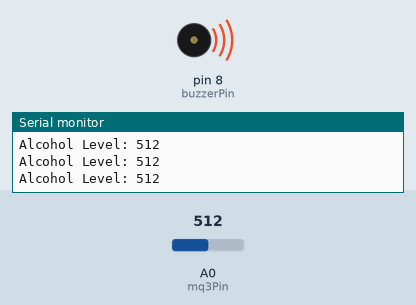
Simulated run of this sketch. Board: Arduino Uno, built with avr-gcc and run on an emulated ATmega328P. Parts: buzzer (waves = sounding, pin HIGH), the last lines printed to the serial monitor. The inputs (shaded band) are chosen by the test bench; at power-on: A0 (mq3Pin) = 512.

Above: at 1.2 s.
1.3 s: A0 (mq3Pin) set to 414
2.8 s: A0 (mq3Pin) set to 388
At 4.2 s:
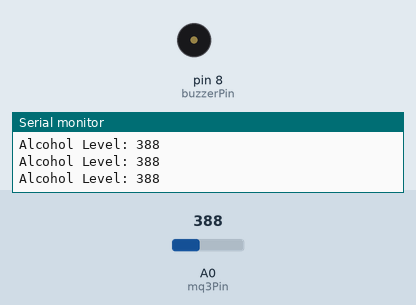
4.5 s: A0 (mq3Pin) set to 410
At 5.5 s:
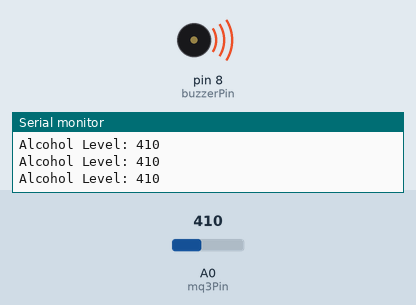
6.0 s: A0 (mq3Pin) set to 390
At 6.7 s:
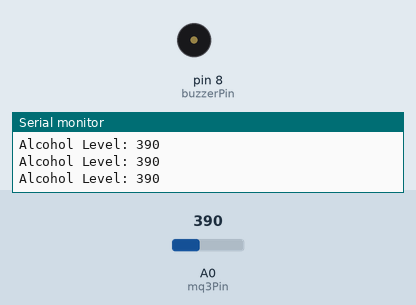
Timing chart, 0 to 8.5 s (numbered marks = the images above; inputs shaded):
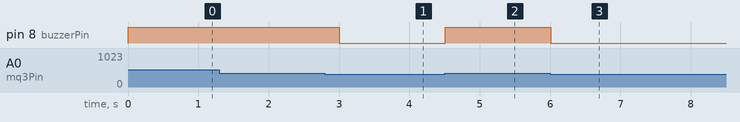

Measured:
- the behaviour switches between 401 and 400 on A0 (mq3Pin) (found by bisection; images 0 and 1)
- after the input at 2.8 s, pin 8 (buzzerPin): HIGH → LOW after 0.20 s
- after the input at 4.5 s, pin 8 (buzzerPin): LOW → HIGH at once
- after the input at 6.0 s, pin 8 (buzzerPin): HIGH → LOW at once

The sketch:

alcohol_detector.ino
```cpp
// Arduino MQ-3 Alcohol Detector Alarm
const int mq3Pin = A0;
const int buzzerPin = 8;
const int threshold = 400;

void setup() {
  pinMode(buzzerPin, OUTPUT);
  Serial.begin(9600);
}

void loop() {
  int sensorVal = analogRead(mq3Pin);
  Serial.print("Alcohol Level: "); Serial.println(sensorVal);
  if (sensorVal > threshold) {
    digitalWrite(buzzerPin, HIGH);
  } else {
    digitalWrite(buzzerPin, LOW);
  }
  delay(300);
}
```
